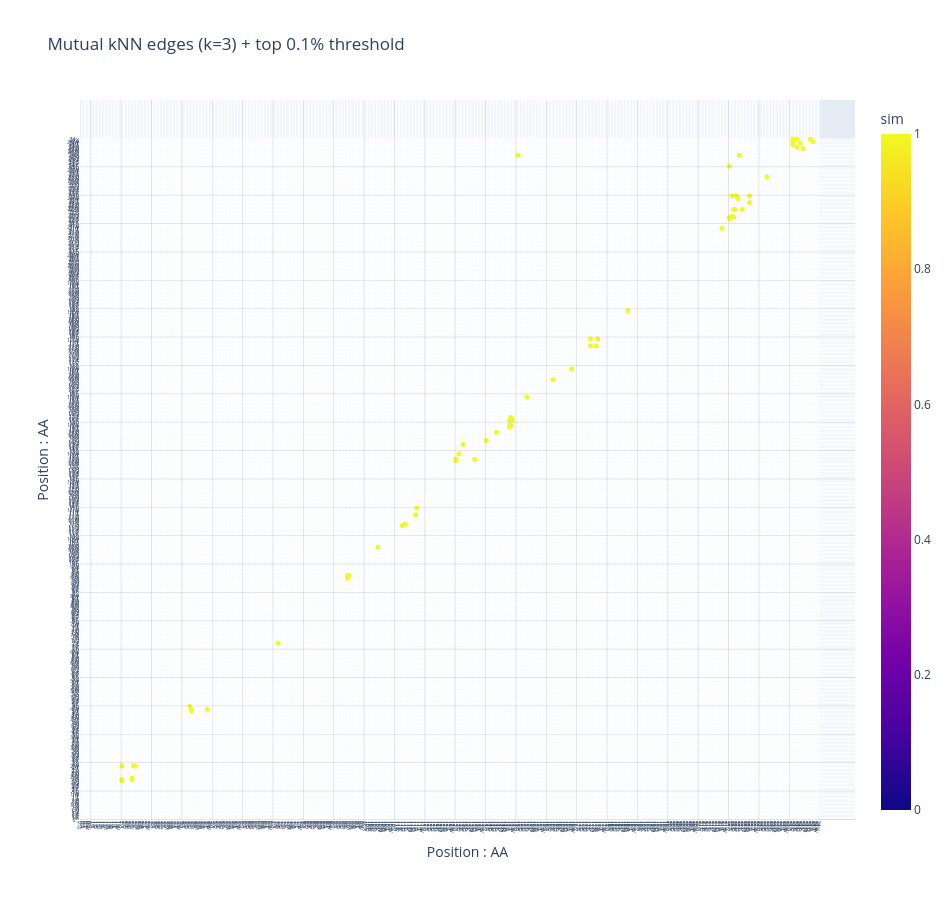

Here is the notebook cell this chart was saved with:
### Code cell
import numpy as np
import plotly.express as px
import plotly.graph_objects as go

sim = gmx[0].detach().numpy()  # (525, 525)


def cosine_sim_matrix(X, eps=1e-12):
    X = X / (np.linalg.norm(X, axis=1, keepdims=True) + eps)
    return X @ X.T


def mutual_knn_edges(S, k=3, min_sim=None):
    """Returns list of (i, j, sim) edges using mutual kNN."""
    L = S.shape[0]
    nn = []
    for i in range(L):
        row = S[i].copy()
        row[i] = -np.inf
        idx = np.argpartition(row, -k)[-k:]
        idx = idx[np.argsort(row[idx])[::-1]]
        nn.append(set(idx.tolist()))

    edges = []
    for i in range(L):
        for j in nn[i]:
            if i in nn[j]:  # mutual
                if i < j:
                    s = float(S[i, j])
                    if min_sim is None or s >= min_sim:
                        edges.append((i, j, s))
    return edges


def clustered_order(S):
    """Simple greedy ordering by similarity for block visibility."""
    L = S.shape[0]
    remaining = set(range(L))
    order = []
    cur = 0
    order.append(cur)
    remaining.remove(cur)
    while remaining:
        nxt = max(remaining, key=lambda j: S[cur, j])
        order.append(nxt)
        remaining.remove(nxt)
        cur = nxt
    return np.array(order)


def plot_heatmap(
    S,
    order=None,
    title="Similarity heatmap",
    n_positions=25,
    alphabet="ACDEFGHIKLMNPQRSTVWY_",
):
    """Plot heatmap with position dividers and per-position AA tick labels."""
    S2 = S[order][:, order] if order is not None else S
    n_aa = len(alphabet)
    N = S2.shape[0]

    # tick labels: "0:A", "0:C", ...
    tickvals = list(range(N))
    ticktext = [f"{i // n_aa}:{alphabet[i % n_aa]}" for i in range(N)]

    fig = px.imshow(
        S2,
        origin="lower",
        aspect="auto",
        labels=dict(color="Similarity"),
        title=title,
    )

    # position divider lines
    for p in range(1, n_positions):
        line_pos = p * n_aa - 0.5
        fig.add_hline(y=line_pos, line_width=1, line_color="white", opacity=0.6)
        fig.add_vline(x=line_pos, line_width=1, line_color="white", opacity=0.6)

    fig.update_xaxes(
        tickvals=tickvals,
        ticktext=ticktext,
        tickangle=90,
        tickfont=dict(size=5),
        title="Position : AA",
    )
    fig.update_yaxes(
        tickvals=tickvals,
        ticktext=ticktext,
        tickfont=dict(size=5),
        title="Position : AA",
    )

    fig.update_layout(height=900, width=950)
    fig.show()


def plot_sparse_edge_scatter(
    edges,
    title="Sparse similarity graph (edge list view)",
    n_positions=25,
    alphabet="ACDEFGHIKLMNPQRSTVWY_",
):
    """Show edges in (i,j) space colored by sim — readable at large L."""
    if not edges:
        print("No edges after filtering.")
        return
    n_aa = len(alphabet)
    i = [e[0] for e in edges]
    j = [e[1] for e in edges]
    s = [e[2] for e in edges]
    fig = go.Figure(
        go.Scattergl(
            x=i,
            y=j,
            mode="markers",
            marker=dict(
                size=5,
                color=s,
                cmin=0,
                cmax=1,
                colorbar=dict(title="sim"),
            ),
            text=[
                f"{a // n_aa}:{alphabet[a % n_aa]} – {b // n_aa}:{alphabet[b % n_aa]}<br>sim={v:.3f}"
                for a, b, v in edges
            ],
            hoverinfo="text",
        )
    )

    # position divider lines
    N = n_positions * n_aa
    for p in range(1, n_positions):
        line_pos = p * n_aa - 0.5
        fig.add_hline(y=line_pos, line_width=0.5, line_color="gray", opacity=0.4)
        fig.add_vline(x=line_pos, line_width=0.5, line_color="gray", opacity=0.4)

    # tick labels: "pos:AA"
    tickvals = list(range(N))
    ticktext = [f"{i // n_aa}:{alphabet[i % n_aa]}" for i in range(N)]

    fig.update_xaxes(
        tickvals=tickvals,
        ticktext=ticktext,
        tickangle=90,
        tickfont=dict(size=5),
        title="Position : AA",
    )
    fig.update_yaxes(
        tickvals=tickvals,
        ticktext=ticktext,
        tickfont=dict(size=5),
        title="Position : AA",
    )

    fig.update_layout(
        title=title,
        height=900,
        width=950,
    )
    fig.show()


# --- reordered heatmap ---
S = cosine_sim_matrix(sim)
order = clustered_order(S)
plot_heatmap(S, order=order, title="Similarity (cosine), reordered")

# --- sparse mutual kNN edges ---
edges = mutual_knn_edges(
    S, k=3, min_sim=np.quantile(S[np.triu_indices(S.shape[0], 1)], 0.999)
)
plot_sparse_edge_scatter(edges, title="Mutual kNN edges (k=3) + top 0.1% threshold")

### Figure 1 — Plotly figure (JSON) as saved in the notebook; plotly's stock layout.template omitted (floating-point values rounded to 4 significant figures; data arrays with more than 128 entries replaced by an {"elided": "..."} marker saying what was removed)
{"data": [{"hoverinfo": "text", "marker": {"cmax": 1, "cmin": 0, "color": [0.9985, 0.9994, 0.9985, 0.9983, 0.9983, 0.9979, 0.9993, 0.9993, 0.9996, 0.9988, 0.9993, 0.9977, 0.9994, 0.9986, 0.9993, 0.9981, 0.9975, 0.9997, 0.9987, 0.9995, 0.9991, 0.9987, 0.9991, 0.9986, 0.9992, 0.9972, 0.9989, 0.9998, 0.999, 0.9993, 0.9997, 0.998, 0.9983, 0.9985, 0.9998, 0.9975, 0.9978, 0.9993, 0.9981, 0.9986, 0.9985, 0.999, 0.9994, 0.999, 0.9992, 0.9991, 0.9992, 0.9983, 0.9988, 0.9999, 0.9988, 0.9977, 0.9993, 0.9979, 0.9986, 0.9982, 0.998, 0.9997, 0.9995, 1.0, 0.9997, 0.9998, 0.9998, 0.9995, 0.998, 0.9998, 0.9995], "colorbar": {"title": {"text": "sim"}}, "size": 5}, "mode": "markers", "text": ["2:A – 2:I<br>sim=0.998", "2:A – 2:K<br>sim=0.999", "2:A – 2:W<br>sim=0.999", "2:I – 2:L<br>sim=0.998", "2:I – 2:K<br>sim=0.998", "2:K – 2:W<br>sim=0.998", "2:L – 2:W<br>sim=0.999", "4:G – 4:_<br>sim=0.999", "4:H – 4:V<br>sim=1.000", "4:H – 4:W<br>sim=0.999", "4:V – 4:W<br>sim=0.999", "7:E – 7:F<br>sim=0.998", "9:L – 9:P<br>sim=0.999", "9:L – 9:M<br>sim=0.999", "9:M – 9:P<br>sim=0.999", "10:L – 10:P<br>sim=0.998", "11:G – 11:I<br>sim=0.997", "11:I – 11:K<br>sim=1.000", "11:R – 11:S<br>sim=0.999", "11:S – 11:_<br>sim=1.000", "13:A – 13:Q<br>sim=0.999", "13:A – 13:R<br>sim=0.999", "13:D – 13:W<br>sim=0.999", "13:G – 14:F<br>sim=0.999", "13:Q – 13:R<br>sim=0.999", "14:A – 14:I<br>sim=0.997", "14:I – 14:Q<br>sim=0.999", "14:T – 14:W<br>sim=1.000", "14:T – 15:C<br>sim=0.999", "14:T – 14:V<br>sim=0.999", "14:V – 14:W<br>sim=1.000", "14:V – 15:E<br>sim=0.998", "14:W – 15:C<br>sim=0.998", "15:C – 24:K<br>sim=0.998", "15:I – 15:W<br>sim=1.000", "16:F – 16:M<br>sim=0.998", "16:V – 16:W<br>sim=0.998", "17:L – 17:Y<br>sim=0.999", "17:L – 17:R<br>sim=0.998", "17:Q – 17:R<br>sim=0.999", "17:R – 17:Y<br>sim=0.999", "18:R – 18:Y<br>sim=0.999", "21:T – 21:V<br>sim=0.999", "22:A – 24:A<br>sim=0.999", "22:A – 22:E<br>sim=0.999", "22:A – 22:F<br>sim=0.999", "22:D – 22:_<br>sim=0.999", "22:D – 22:G<br>sim=0.998", "22:E – 22:M<br>sim=0.999", "22:E – 22:F<br>sim=1.000", "22:F – 22:M<br>sim=0.999", "22:G – 22:_<br>sim=0.998", "22:H – 22:W<br>sim=0.999", "22:I – 24:K<br>sim=0.998", "22:L – 22:M<br>sim=0.999", "22:R – 22:_<br>sim=0.998", "22:R – 22:S<br>sim=0.998", "23:G – 23:Q<br>sim=1.000", "24:D – 24:T<br>sim=0.999", "24:D – 24:W<br>sim=1.000", "24:D – 24:_<br>sim=1.000", "24:G – 24:_<br>sim=1.000", "24:G – 24:R<br>sim=1.000", "24:I – 24:V<br>sim=1.000", "24:L – 24:Q<br>sim=0.998", "24:R – 24:_<br>sim=1.000", "24:T – 24:W<br>sim=1.000"], "type": "scattergl", "x": [42, 42, 42, 49, 49, 50, 51, 89, 90, 90, 101, 150, 198, 198, 199, 219, 236, 238, 245, 246, 273, 273, 275, 278, 286, 294, 301, 310, 310, 310, 311, 311, 312, 316, 322, 340, 353, 366, 366, 370, 371, 392, 457, 462, 462, 462, 464, 464, 465, 465, 466, 467, 468, 469, 471, 476, 476, 488, 506, 506, 506, 509, 509, 511, 513, 518, 520], "y": [49, 50, 60, 51, 50, 60, 60, 104, 101, 102, 102, 151, 201, 199, 201, 222, 238, 239, 246, 251, 286, 287, 291, 298, 287, 301, 307, 312, 316, 311, 312, 318, 316, 512, 333, 346, 354, 376, 371, 371, 376, 397, 458, 504, 465, 466, 482, 467, 472, 466, 472, 482, 480, 512, 472, 482, 477, 496, 520, 522, 524, 524, 518, 521, 517, 524, 522]}], "layout": {"height": 900, "shapes": [{"line": {"color": "gray", "width": 0.5}, "opacity": 0.4, "type": "line", "x0": 0, "x1": 1, "xref": "x domain", "y0": 20.5, "y1": 20.5, "yref": "y"}, {"line": {"color": "gray", "width": 0.5}, "opacity": 0.4, "type": "line", "x0": 20.5, "x1": 20.5, "xref": "x", "y0": 0, "y1": 1, "yref": "y domain"}, {"line": {"color": "gray", "width": 0.5}, "opacity": 0.4, "type": "line", "x0": 0, "x1": 1, "xref": "x domain", "y0": 41.5, "y1": 41.5, "yref": "y"}, {"line": {"color": "gray", "width": 0.5}, "opacity": 0.4, "type": "line", "x0": 41.5, "x1": 41.5, "xref": "x", "y0": 0, "y1": 1, "yref": "y domain"}, {"line": {"color": "gray", "width": 0.5}, "opacity": 0.4, "type": "line", "x0": 0, "x1": 1, "xref": "x domain", "y0": 62.5, "y1": 62.5, "yref": "y"}, {"line": {"color": "gray", "width": 0.5}, "opacity": 0.4, "type": "line", "x0": 62.5, "x1": 62.5, "xref": "x", "y0": 0, "y1": 1, "yref": "y domain"}, {"line": {"color": "gray", "width": 0.5}, "opacity": 0.4, "type": "line", "x0": 0, "x1": 1, "xref": "x domain", "y0": 83.5, "y1": 83.5, "yref": "y"}, {"line": {"color": "gray", "width": 0.5}, "opacity": 0.4, "type": "line", "x0": 83.5, "x1": 83.5, "xref": "x", "y0": 0, "y1": 1, "yref": "y domain"}, {"line": {"color": "gray", "width": 0.5}, "opacity": 0.4, "type": "line", "x0": 0, "x1": 1, "xref": "x domain", "y0": 104.5, "y1": 104.5, "yref": "y"}, {"line": {"color": "gray", "width": 0.5}, "opacity": 0.4, "type": "line", "x0": 104.5, "x1": 104.5, "xref": "x", "y0": 0, "y1": 1, "yref": "y domain"}, {"line": {"color": "gray", "width": 0.5}, "opacity": 0.4, "type": "line", "x0": 0, "x1": 1, "xref": "x domain", "y0": 125.5, "y1": 125.5, "yref": "y"}, {"line": {"color": "gray", "width": 0.5}, "opacity": 0.4, "type": "line", "x0": 125.5, "x1": 125.5, "xref": "x", "y0": 0, "y1": 1, "yref": "y domain"}, {"line": {"color": "gray", "width": 0.5}, "opacity": 0.4, "type": "line", "x0": 0, "x1": 1, "xref": "x domain", "y0": 146.5, "y1": 146.5, "yref": "y"}, {"line": {"color": "gray", "width": 0.5}, "opacity": 0.4, "type": "line", "x0": 146.5, "x1": 146.5, "xref": "x", "y0": 0, "y1": 1, "yref": "y domain"}, {"line": {"color": "gray", "width": 0.5}, "opacity": 0.4, "type": "line", "x0": 0, "x1": 1, "xref": "x domain", "y0": 167.5, "y1": 167.5, "yref": "y"}, {"line": {"color": "gray", "width": 0.5}, "opacity": 0.4, "type": "line", "x0": 167.5, "x1": 167.5, "xref": "x", "y0": 0, "y1": 1, "yref": "y domain"}, {"line": {"color": "gray", "width": 0.5}, "opacity": 0.4, "type": "line", "x0": 0, "x1": 1, "xref": "x domain", "y0": 188.5, "y1": 188.5, "yref": "y"}, {"line": {"color": "gray", "width": 0.5}, "opacity": 0.4, "type": "line", "x0": 188.5, "x1": 188.5, "xref": "x", "y0": 0, "y1": 1, "yref": "y domain"}, {"line": {"color": "gray", "width": 0.5}, "opacity": 0.4, "type": "line", "x0": 0, "x1": 1, "xref": "x domain", "y0": 209.5, "y1": 209.5, "yref": "y"}, {"line": {"color": "gray", "width": 0.5}, "opacity": 0.4, "type": "line", "x0": 209.5, "x1": 209.5, "xref": "x", "y0": 0, "y1": 1, "yref": "y domain"}, {"line": {"color": "gray", "width": 0.5}, "opacity": 0.4, "type": "line", "x0": 0, "x1": 1, "xref": "x domain", "y0": 230.5, "y1": 230.5, "yref": "y"}, {"line": {"color": "gray", "width": 0.5}, "opacity": 0.4, "type": "line", "x0": 230.5, "x1": 230.5, "xref": "x", "y0": 0, "y1": 1, "yref": "y domain"}, {"line": {"color": "gray", "width": 0.5}, "opacity": 0.4, "type": "line", "x0": 0, "x1": 1, "xref": "x domain", "y0": 251.5, "y1": 251.5, "yref": "y"}, {"line": {"color": "gray", "width": 0.5}, "opacity": 0.4, "type": "line", "x0": 251.5, "x1": 251.5, "xref": "x", "y0": 0, "y1": 1, "yref": "y domain"}, {"line": {"color": "gray", "width": 0.5}, "opacity": 0.4, "type": "line", "x0": 0, "x1": 1, "xref": "x domain", "y0": 272.5, "y1": 272.5, "yref": "y"}, {"line": {"color": "gray", "width": 0.5}, "opacity": 0.4, "type": "line", "x0": 272.5, "x1": 272.5, "xref": "x", "y0": 0, "y1": 1, "yref": "y domain"}, {"line": {"color": "gray", "width": 0.5}, "opacity": 0.4, "type": "line", "x0": 0, "x1": 1, "xref": "x domain", "y0": 293.5, "y1": 293.5, "yref": "y"}, {"line": {"color": "gray", "width": 0.5}, "opacity": 0.4, "type": "line", "x0": 293.5, "x1": 293.5, "xref": "x", "y0": 0, "y1": 1, "yref": "y domain"}, {"line": {"color": "gray", "width": 0.5}, "opacity": 0.4, "type": "line", "x0": 0, "x1": 1, "xref": "x domain", "y0": 314.5, "y1": 314.5, "yref": "y"}, {"line": {"color": "gray", "width": 0.5}, "opacity": 0.4, "type": "line", "x0": 314.5, "x1": 314.5, "xref": "x", "y0": 0, "y1": 1, "yref": "y domain"}, {"line": {"color": "gray", "width": 0.5}, "opacity": 0.4, "type": "line", "x0": 0, "x1": 1, "xref": "x domain", "y0": 335.5, "y1": 335.5, "yref": "y"}, {"line": {"color": "gray", "width": 0.5}, "opacity": 0.4, "type": "line", "x0": 335.5, "x1": 335.5, "xref": "x", "y0": 0, "y1": 1, "yref": "y domain"}, {"line": {"color": "gray", "width": 0.5}, "opacity": 0.4, "type": "line", "x0": 0, "x1": 1, "xref": "x domain", "y0": 356.5, "y1": 356.5, "yref": "y"}, {"line": {"color": "gray", "width": 0.5}, "opacity": 0.4, "type": "line", "x0": 356.5, "x1": 356.5, "xref": "x", "y0": 0, "y1": 1, "yref": "y domain"}, {"line": {"color": "gray", "width": 0.5}, "opacity": 0.4, "type": "line", "x0": 0, "x1": 1, "xref": "x domain", "y0": 377.5, "y1": 377.5, "yref": "y"}, {"line": {"color": "gray", "width": 0.5}, "opacity": 0.4, "type": "line", "x0": 377.5, "x1": 377.5, "xref": "x", "y0": 0, "y1": 1, "yref": "y domain"}, {"line": {"color": "gray", "width": 0.5}, "opacity": 0.4, "type": "line", "x0": 0, "x1": 1, "xref": "x domain", "y0": 398.5, "y1": 398.5, "yref": "y"}, {"line": {"color": "gray", "width": 0.5}, "opacity": 0.4, "type": "line", "x0": 398.5, "x1": 398.5, "xref": "x", "y0": 0, "y1": 1, "yref": "y domain"}, {"line": {"color": "gray", "width": 0.5}, "opacity": 0.4, "type": "line", "x0": 0, "x1": 1, "xref": "x domain", "y0": 419.5, "y1": 419.5, "yref": "y"}, {"line": {"color": "gray", "width": 0.5}, "opacity": 0.4, "type": "line", "x0": 419.5, "x1": 419.5, "xref": "x", "y0": 0, "y1": 1, "yref": "y domain"}, {"line": {"color": "gray", "width": 0.5}, "opacity": 0.4, "type": "line", "x0": 0, "x1": 1, "xref": "x domain", "y0": 440.5, "y1": 440.5, "yref": "y"}, {"line": {"color": "gray", "width": 0.5}, "opacity": 0.4, "type": "line", "x0": 440.5, "x1": 440.5, "xref": "x", "y0": 0, "y1": 1, "yref": "y domain"}, {"line": {"color": "gray", "width": 0.5}, "opacity": 0.4, "type": "line", "x0": 0, "x1": 1, "xref": "x domain", "y0": 461.5, "y1": 461.5, "yref": "y"}, {"line": {"color": "gray", "width": 0.5}, "opacity": 0.4, "type": "line", "x0": 461.5, "x1": 461.5, "xref": "x", "y0": 0, "y1": 1, "yref": "y domain"}, {"line": {"color": "gray", "width": 0.5}, "opacity": 0.4, "type": "line", "x0": 0, "x1": 1, "xref": "x domain", "y0": 482.5, "y1": 482.5, "yref": "y"}, {"line": {"color": "gray", "width": 0.5}, "opacity": 0.4, "type": "line", "x0": 482.5, "x1": 482.5, "xref": "x", "y0": 0, "y1": 1, "yref": "y domain"}, {"line": {"color": "gray", "width": 0.5}, "opacity": 0.4, "type": "line", "x0": 0, "x1": 1, "xref": "x domain", "y0": 503.5, "y1": 503.5, "yref": "y"}, {"line": {"color": "gray", "width": 0.5}, "opacity": 0.4, "type": "line", "x0": 503.5, "x1": 503.5, "xref": "x", "y0": 0, "y1": 1, "yref": "y domain"}], "title": {"text": "Mutual kNN edges (k=3) + top 0.1% threshold"}, "width": 950, "xaxis": {"tickangle": 90, "tickfont": {"size": 5}, "ticktext": {"elided": "525 str values"}, "tickvals": {"elided": "525 int values"}, "title": {"text": "Position : AA"}}, "yaxis": {"tickfont": {"size": 5}, "ticktext": {"elided": "525 str values"}, "tickvals": {"elided": "525 int values"}, "title": {"text": "Position : AA"}}}}
